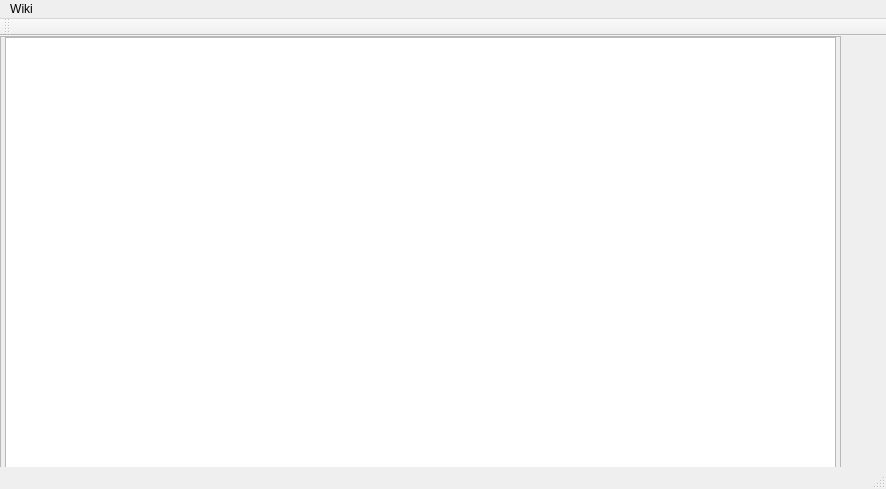
<?xml version="1.0" encoding="UTF-8"?>
<ui version="4.0">
 <class>QtEftHelperClass</class>
 <widget class="QMainWindow" name="QtEftHelperClass">
  <property name="geometry">
   <rect>
    <x>0</x>
    <y>0</y>
    <width>886</width>
    <height>489</height>
   </rect>
  </property>
  <property name="windowTitle">
   <string>QtEftHelper</string>
  </property>
  <widget class="QWidget" name="centralWidget">
   <widget class="QFrame" name="frameBullet">
    <property name="enabled">
     <bool>false</bool>
    </property>
    <property name="geometry">
     <rect>
      <x>0</x>
      <y>0</y>
      <width>841</width>
      <height>451</height>
     </rect>
    </property>
    <property name="frameShape">
     <enum>QFrame::StyledPanel</enum>
    </property>
    <property name="frameShadow">
     <enum>QFrame::Raised</enum>
    </property>
    <widget class="QTableView" name="bulletTable">
     <property name="geometry">
      <rect>
       <x>10</x>
       <y>40</y>
       <width>371</width>
       <height>291</height>
      </rect>
     </property>
    </widget>
    <widget class="QComboBox" name="bulletComboBox">
     <property name="geometry">
      <rect>
       <x>190</x>
       <y>10</y>
       <width>171</width>
       <height>22</height>
      </rect>
     </property>
     <item>
      <property name="text">
       <string>M4A1</string>
      </property>
     </item>
     <item>
      <property name="text">
       <string>Mp5</string>
      </property>
     </item>
    </widget>
    <widget class="QComboBox" name="weaponComboBox">
     <property name="geometry">
      <rect>
       <x>10</x>
       <y>10</y>
       <width>171</width>
       <height>22</height>
      </rect>
     </property>
     <item>
      <property name="text">
       <string>M4A1</string>
      </property>
     </item>
     <item>
      <property name="text">
       <string>Mp5</string>
      </property>
     </item>
    </widget>
   </widget>
   <widget class="QFrame" name="frameMap">
    <property name="enabled">
     <bool>true</bool>
    </property>
    <property name="geometry">
     <rect>
      <x>0</x>
      <y>0</y>
      <width>841</width>
      <height>451</height>
     </rect>
    </property>
    <property name="frameShape">
     <enum>QFrame::StyledPanel</enum>
    </property>
    <property name="frameShadow">
     <enum>QFrame::Raised</enum>
    </property>
    <widget class="QGraphicsView" name="mapView">
     <property name="geometry">
      <rect>
       <x>5</x>
       <y>1</y>
       <width>831</width>
       <height>431</height>
      </rect>
     </property>
     <property name="autoFillBackground">
      <bool>false</bool>
     </property>
    </widget>
   </widget>
  </widget>
  <widget class="QMenuBar" name="menuBar">
   <property name="geometry">
    <rect>
     <x>0</x>
     <y>0</y>
     <width>886</width>
     <height>21</height>
    </rect>
   </property>
   <widget class="QMenu" name="menuType">
    <property name="title">
     <string>Wiki</string>
    </property>
    <widget class="QMenu" name="menuMap">
     <property name="title">
      <string>Map</string>
     </property>
     <addaction name="actionCustom"/>
     <addaction name="actionShorline"/>
    </widget>
    <addaction name="actionBulletType"/>
    <addaction name="menuMap"/>
    <addaction name="actionQuit"/>
   </widget>
   <addaction name="menuType"/>
  </widget>
  <widget class="QToolBar" name="mainToolBar">
   <attribute name="toolBarArea">
    <enum>TopToolBarArea</enum>
   </attribute>
   <attribute name="toolBarBreak">
    <bool>true</bool>
   </attribute>
  </widget>
  <widget class="QStatusBar" name="statusBar"/>
  <action name="actionBulletType">
   <property name="text">
    <string>BulletType</string>
   </property>
  </action>
  <action name="actionQuit">
   <property name="text">
    <string>Quit</string>
   </property>
  </action>
  <action name="actionCustom">
   <property name="text">
    <string>Custom</string>
   </property>
  </action>
  <action name="actionShorline">
   <property name="text">
    <string>Shoreline</string>
   </property>
  </action>
 </widget>
 <layoutdefault spacing="6" margin="11"/>
 <resources>
  <include location="QtEftHelper.qrc"/>
 </resources>
 <connections/>
</ui>
